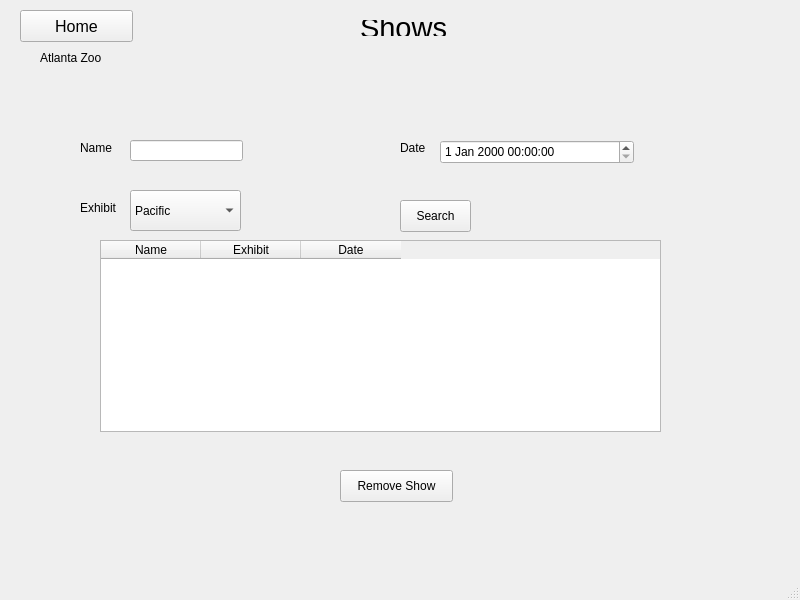
<?xml version="1.0" encoding="UTF-8"?>
<ui version="4.0">
 <class>MainWindow</class>
 <widget class="QMainWindow" name="MainWindow">
  <property name="geometry">
   <rect>
    <x>0</x>
    <y>0</y>
    <width>800</width>
    <height>600</height>
   </rect>
  </property>
  <property name="windowTitle">
   <string>MainWindow</string>
  </property>
  <widget class="QWidget" name="centralwidget">
   <widget class="QPushButton" name="button_home">
    <property name="geometry">
     <rect>
      <x>20</x>
      <y>10</y>
      <width>113</width>
      <height>32</height>
     </rect>
    </property>
    <property name="font">
     <font>
      <pointsize>12</pointsize>
     </font>
    </property>
    <property name="text">
     <string>Home</string>
    </property>
   </widget>
   <widget class="QLabel" name="label_header">
    <property name="geometry">
     <rect>
      <x>360</x>
      <y>20</y>
      <width>101</width>
      <height>16</height>
     </rect>
    </property>
    <property name="font">
     <font>
      <family>Microsoft Sans Serif</family>
      <pointsize>22</pointsize>
     </font>
    </property>
    <property name="text">
     <string>Shows</string>
    </property>
   </widget>
   <widget class="QLabel" name="label_title">
    <property name="geometry">
     <rect>
      <x>40</x>
      <y>50</y>
      <width>91</width>
      <height>16</height>
     </rect>
    </property>
    <property name="text">
     <string>Atlanta Zoo</string>
    </property>
   </widget>
   <widget class="QLabel" name="label_name">
    <property name="geometry">
     <rect>
      <x>80</x>
      <y>140</y>
      <width>60</width>
      <height>16</height>
     </rect>
    </property>
    <property name="text">
     <string>Name</string>
    </property>
   </widget>
   <widget class="QLabel" name="label_exb">
    <property name="geometry">
     <rect>
      <x>80</x>
      <y>200</y>
      <width>60</width>
      <height>16</height>
     </rect>
    </property>
    <property name="text">
     <string>Exhibit</string>
    </property>
   </widget>
   <widget class="QLabel" name="label_date">
    <property name="geometry">
     <rect>
      <x>400</x>
      <y>140</y>
      <width>60</width>
      <height>16</height>
     </rect>
    </property>
    <property name="text">
     <string>Date</string>
    </property>
   </widget>
   <widget class="QPushButton" name="button_search">
    <property name="geometry">
     <rect>
      <x>400</x>
      <y>200</y>
      <width>71</width>
      <height>32</height>
     </rect>
    </property>
    <property name="text">
     <string>Search</string>
    </property>
   </widget>
   <widget class="QComboBox" name="comboBox_exb">
    <property name="geometry">
     <rect>
      <x>130</x>
      <y>190</y>
      <width>111</width>
      <height>41</height>
     </rect>
    </property>
    <item>
     <property name="text">
      <string>Pacific</string>
     </property>
    </item>
    <item>
     <property name="text">
      <string>Jungle</string>
     </property>
    </item>
    <item>
     <property name="text">
      <string>Sahara</string>
     </property>
    </item>
    <item>
     <property name="text">
      <string>Mountainous</string>
     </property>
    </item>
    <item>
     <property name="text">
      <string>Birds</string>
     </property>
    </item>
   </widget>
   <widget class="QDateTimeEdit" name="dateTimeEdit">
    <property name="geometry">
     <rect>
      <x>440</x>
      <y>140</y>
      <width>194</width>
      <height>24</height>
     </rect>
    </property>
   </widget>
   <widget class="QPushButton" name="button_rmv_show">
    <property name="geometry">
     <rect>
      <x>340</x>
      <y>470</y>
      <width>113</width>
      <height>32</height>
     </rect>
    </property>
    <property name="text">
     <string>Remove Show</string>
    </property>
   </widget>
   <widget class="QLineEdit" name="lineEdit">
    <property name="geometry">
     <rect>
      <x>130</x>
      <y>140</y>
      <width>113</width>
      <height>21</height>
     </rect>
    </property>
   </widget>
   <widget class="QTableWidget" name="tableWidget">
    <property name="geometry">
     <rect>
      <x>100</x>
      <y>240</y>
      <width>561</width>
      <height>192</height>
     </rect>
    </property>
    <column>
     <property name="text">
      <string>Name</string>
     </property>
    </column>
    <column>
     <property name="text">
      <string>Exhibit</string>
     </property>
    </column>
    <column>
     <property name="text">
      <string>Date</string>
     </property>
    </column>
   </widget>
  </widget>
  <widget class="QMenuBar" name="menubar">
   <property name="geometry">
    <rect>
     <x>0</x>
     <y>0</y>
     <width>800</width>
     <height>22</height>
    </rect>
   </property>
  </widget>
  <widget class="QStatusBar" name="statusbar"/>
 </widget>
 <resources/>
 <connections/>
</ui>
